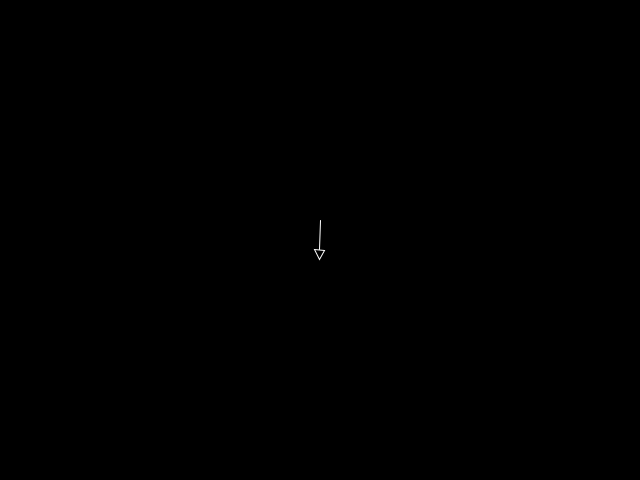
Frame 1 (no input)
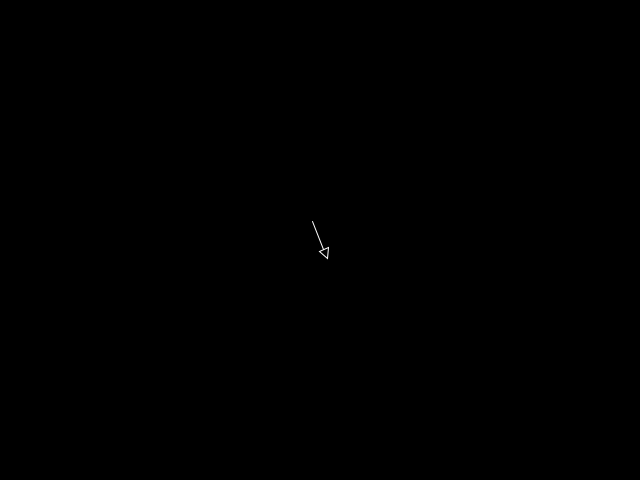
Frame 60 (the mouse pressed at the canvas centre just before this capture)
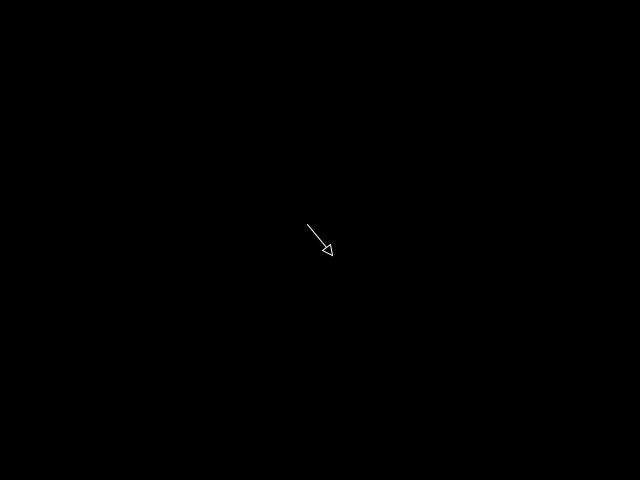
Frame 120 (the mouse held since frame 60 and released just before this capture)

The Processing sketch that drew these frames (run headless with seeded random() and noise(); from frame 60 on, the mouse is pressed at the canvas centre):

// Processing sketch: wobble
// ── wobble.pde
Arrow arrow;

void setup() {
  size(640, 480);
  arrow = new Arrow(new PVector(width / 2, height / 2));
}

void draw() {
  background(0);
  arrow.run();
}
// ── arrow.pde
class Arrow {
  PVector location;
  float theta;
  float angVel;
  float angAcc;

  Arrow(PVector _location) {
    location = _location.copy();
    theta = PI;
  }

  void run() {
    display();
    update();
  }

  void display() {
    fill(0);
    stroke(255);
    
    pushMatrix();
    translate(location.x, location.y);
    rotate(theta);
    beginShape(); 
    vertex(0, -20);
    vertex(5, -10);
    vertex( -5, -10);
    endShape(CLOSE);
    line(0, -10, 0, 20);
    popMatrix();
  }
  
  void update() {
    theta += 0.1;
  }
}
